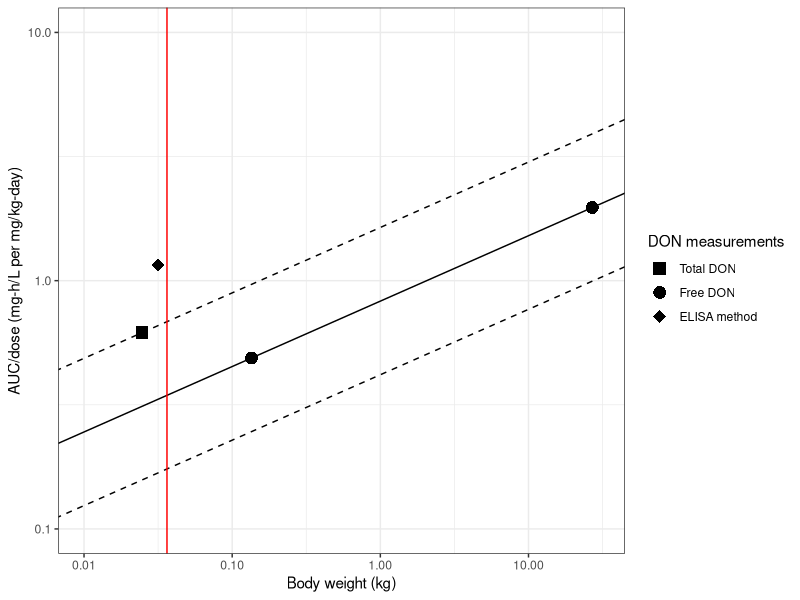
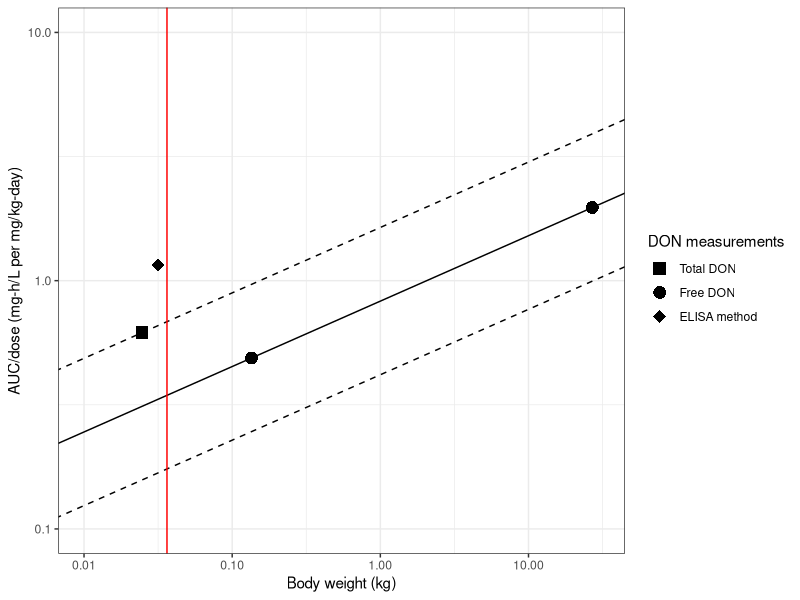

Write the R code that produced these figures, in order.
library(ggplot2)
dat <- data.frame(bw=c(0.135,27),auc=c(0.4881,1.972))

res <- lm(log10(auc) ~ log10(bw), data=dat)
#res <- lm(auc ~ bw, data=dat)

df <- data.frame(x=c(0.135, 27, 0.0316, 0.0246), y=c(0.4881, 1.972, 1.15794, 0.62), type=c("free","free","total","elisa"))
  

#P95/P50: 0.62/0.312 = 1.987179


plot <- ggplot() + 
  geom_point(data=df, aes(x=x, y=y, shape=type),size=4) +
  geom_abline(slope = coef(res)[["log10(bw)"]], intercept = coef(res)[["(Intercept)"]])+
  geom_abline(slope = coef(res)[["log10(bw)"]], intercept = coef(res)[["(Intercept)"]]+log10(1.98), linetype="dashed")+
  geom_abline(slope = coef(res)[["log10(bw)"]], intercept = coef(res)[["(Intercept)"]]-log10(1.98), linetype="dashed")+
  geom_vline(xintercept=0.0363, color="red")+ ##Iverson et al. 1995 study: BW=(0.0373+0.0353)/2=0.0363
  theme_bw()+
  scale_x_log10(limits=c(0.01,30))+  scale_y_log10(limits=c(0.1,10))+
  xlab("Body weight (kg)")+ylab("AUC/dose (mg-h/L per mg/kg-day)")+
  scale_shape_manual(name = "DON measurements",
                     labels = c("Total DON", "Free DON", "ELISA method"),
                     values = c("total"=18, "free"=16, "elisa"=15))
print(plot)

ggsave(plot, file="interspecies TK plot.pdf", width=10, height=6, scale=0.7)
